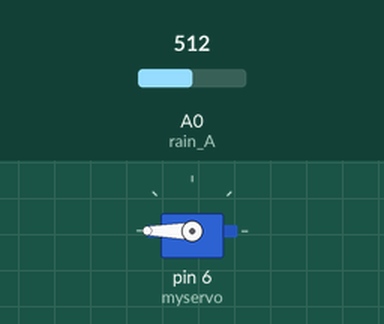
Recording of a sketch running on a simulated Arduino Uno, built with avr-gcc and run on an emulated ATmega328P. On the bench: servo. The test bench sets the inputs (shaded band); at power-on: A0 (rain_A) = 512. What the sketch prints to the serial monitor is not drawn.

Above: at 7.3 s.
7.4 s: A0 (rain_A) set to 484
At 8.1 s:
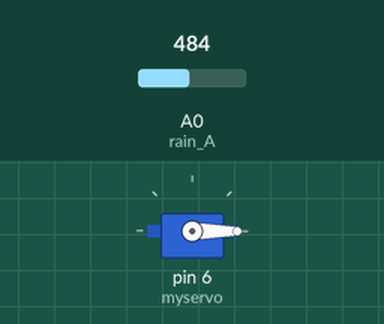
Timing chart, 0 to 10.4 s (numbered marks = the images above; inputs shaded):
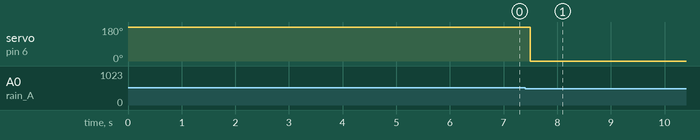

The sketch:

servo_with_rain_sensor2.ino
```cpp
#include <Servo.h>

#define rain_D 4
#define rain_A A0
int d = 1;
int val_s, val_w;

Servo myservo;


void setup() {
  myservo.attach(6);
  pinMode(rain_D, INPUT);
  pinMode(rain_A, INPUT);
  Serial.begin(9600);
}


void loop() {
  val_w = analogRead(rain_A);
  val_s = myservo.read();
  if (val_w<500 && d == 0)
  {

      d = 1;
      myservo.attach(6);
      myservo.write(0);
      delay(6000);
      myservo.detach();
  }
  if (val_w>=500 && d == 1)
  {

    --d;
    myservo.attach(6);
    myservo.write(180);
    delay(6000);
    myservo.detach();

  }
  Serial.print("Analog value : ");
  Serial.println(val_w);
  delay(500);
}
```

Measured:
- the behaviour switches between 500 and 499 on A0 (rain_A) (found by bisection; images 0 and 1)
- after the input at 7.4 s, servo on pin 6 (myservo): 180° → 0° after 0.10 s
